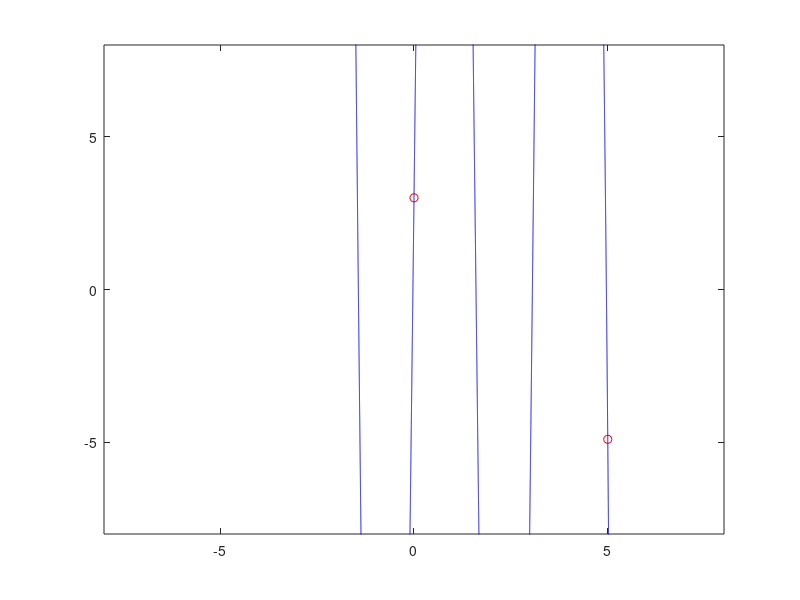

Write MATLAB code to recreate this figure.
 %función
%a = -2;
%b = 2;
%k = 5;
%h = ((b-a)/(k-1));%tamaño de paso
%xn = a+(0:(k-1))*h;
%yn = [f(xn)];
xn=  -5:.625:5;
f = @(x)(55*sin(2*x)+x.^2+3*exp(-x));
yn= [f(xn)];
a = min(xn);
b = max(xn);
[l,k] = size(yn);
x = (a-3):.0001:(b+3);
An = [];
Ax = [];
for i = 0:(k-1)
    An=[An; xn.^i];
    Ax=[Ax; x.^i];
end
An = An';
Ax=Ax';
C = inv(An)*yn'
Px=Ax*C;
plot(xn,yn,'ro',x,Px,'b'); 
axis([a-3,b+3,a-3,b+3]);
